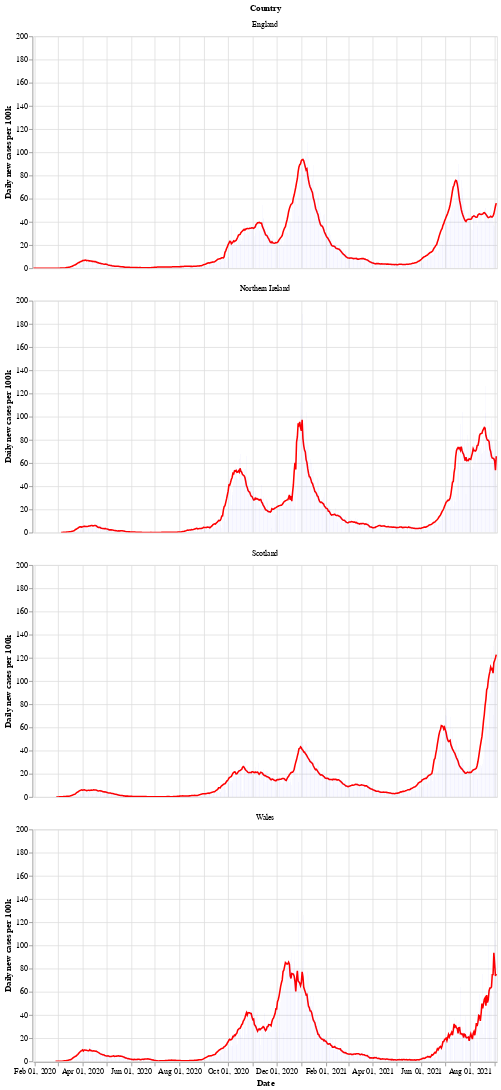

Notebook source saved alongside this figure:
### Markdown cell above
Next is a bar chart of the number of new cases in each country (per 100k population), with the 7 day moving average of cases. Again we see that Wales saw a longer period of raising and falling cases compared to the other countries.

After a period of cases falling, each nation is now seeing a rise in the number of cases - especially in Wales.

### Code cell
# collapse
bars = alt.Chart(uk_cases).mark_bar().encode(
    x=alt.X("yearmonthdate(date):T", axis=alt.Axis(title='Date')),
    y=alt.Y("newCasesRate:Q", axis=alt.Axis(title='Daily new cases per 100k')),
    tooltip='newCasesRate',
    color=alt.condition(
        alt.datum.dailyChange > 0,
        alt.value("orange"),  # The positive color
        alt.value("blue")  # The negative color
    )
).properties(title='New cases per 100k population with rolling 7 day average', width=600).interactive()
line = alt.Chart(uk_cases).mark_line(
    color='red',
    size=2,
).transform_window(
    rolling_mean='mean(newCasesRate)',
    frame=[0, 7],
    groupby=['areaName']
).encode(
    x='yearmonthdate(date):T',
    y='rolling_mean:Q'
)
alt.layer(line, bars, data=uk_cases).facet(alt.Row('areaName', title='Country'), columns=1)

### Figure 1 — Vega-Lite specification as saved in the notebook (floating-point values rounded to 4 significant figures; data arrays with more than 128 entries replaced by an {"elided": "..."} marker saying what was removed)
{"config": {"view": {"continuousWidth": 400, "continuousHeight": 300}}, "data": {"name": "data-dee75c1d2ae68f05dbc8aed8b8f5b3cd"}, "facet": {"type": "nominal", "field": "areaName", "title": "Country"}, "spec": {"layer": [{"mark": {"type": "line", "color": "red", "size": 2}, "encoding": {"x": {"type": "temporal", "field": "date", "timeUnit": "yearmonthdate"}, "y": {"type": "quantitative", "field": "rolling_mean"}}, "transform": [{"window": [{"op": "mean", "field": "newCasesRate", "as": "rolling_mean"}], "frame": [0, 7], "groupby": ["areaName"]}]}, {"mark": "bar", "encoding": {"color": {"condition": {"value": "orange", "test": "(datum.dailyChange > 0)"}, "value": "blue"}, "tooltip": {"type": "quantitative", "field": "newCasesRate"}, "x": {"type": "temporal", "axis": {"title": "Date"}, "field": "date", "timeUnit": "yearmonthdate"}, "y": {"type": "quantitative", "axis": {"title": "Daily new cases per 100k"}, "field": "newCasesRate"}}, "selection": {"selector002": {"type": "interval", "bind": "scales", "encodings": ["x", "y"]}}, "title": "New cases per 100k population with rolling 7 day average", "width": 600}]}, "columns": 1, "$schema": "https://vega.github.io/schema/vega-lite/v4.8.1.json", "datasets": {"data-dee75c1d2ae68f05dbc8aed8b8f5b3cd": {"elided": "2240 records"}}}
